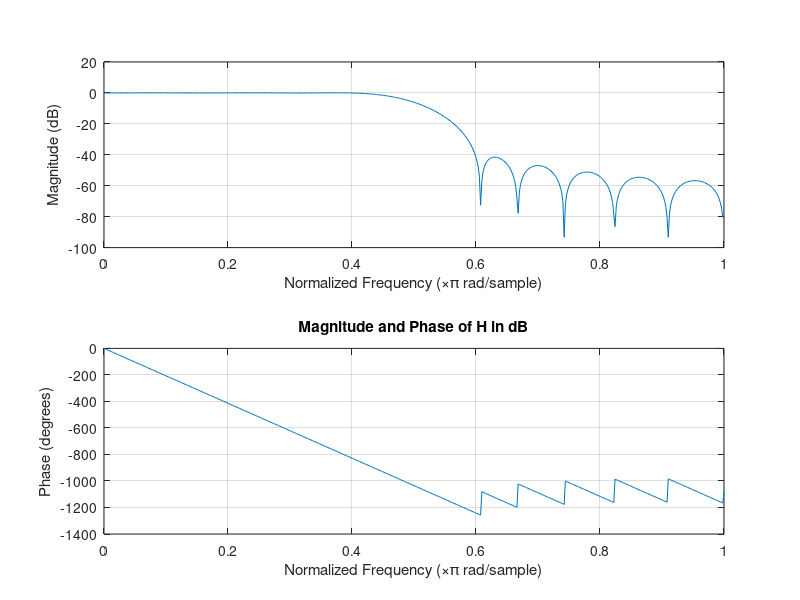
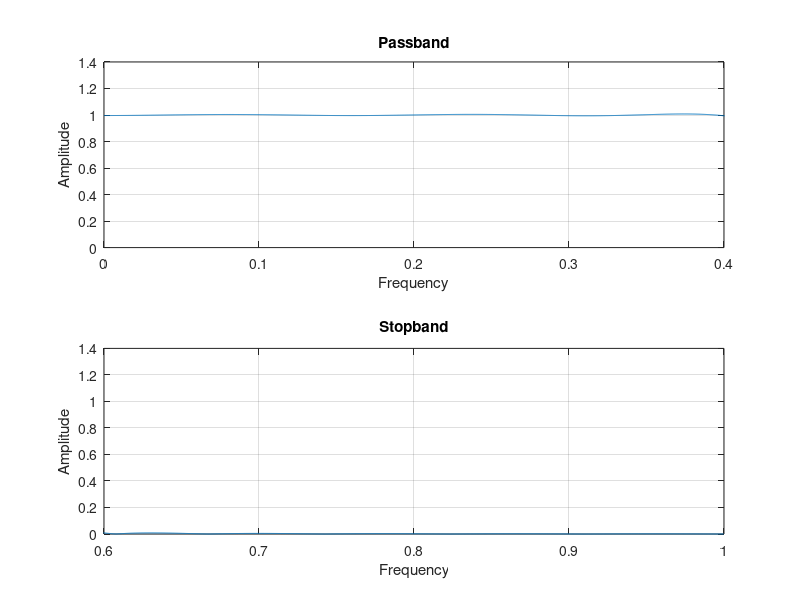

Recreate these plots in MATLAB, in order.
%% Kaiser
close all;
clear all;
clc;
%%
%%%%%%%%% INITIALIZATION %%%%%%%%%
dP = 0.05; % passband tolerance
dS = 0.01; % stopband tolerance
wP = 0.4*pi; % passband
wC = 0.5*pi; % cut-off
wS = 0.6*pi; % stopband
A = -20*log10(dS); % amplitude
if A  < 21 % calculate the beta
    B = 0;
else if A < 50
        B = .5842 * (A - 21)^.4 + .07886*(A-21);
    else
        B = .1102*(A-8.7);
    end
end
M = ceil((A - 8) / (2.285* (wS-wP))); % order calculation
w = kaiser(M+1,B); % kaiser window
w = w';
n= 0:M;
h = 0.5*sinc(0.5*(n-M/2)).*w; % find impulse response
[H,omega]=freqz(h,1,4096); % find frequency response
% plot the H
f = figure(); freqz(h); title('Magnitude and Phase of H in dB');

% Save the plot
%saveas(f,'q2_1.jpg');

% Plot the stopband and passband intervals
f = figure();
subplot(2,1,1); plot(omega/pi,abs(H)); title('Passband'); 
xlabel('Frequency'); ylabel('Amplitude'); grid on; xlim([0 0.4]);
subplot(2,1,2); plot(omega/pi,abs(H)); title('Stopband'); 
xlabel('Frequency'); ylabel('Amplitude'); grid on; xlim([0.6 1]);

% Save the plot
%saveas(f,'q2_2.jpg');
% save the data
save kaiser.mat h;